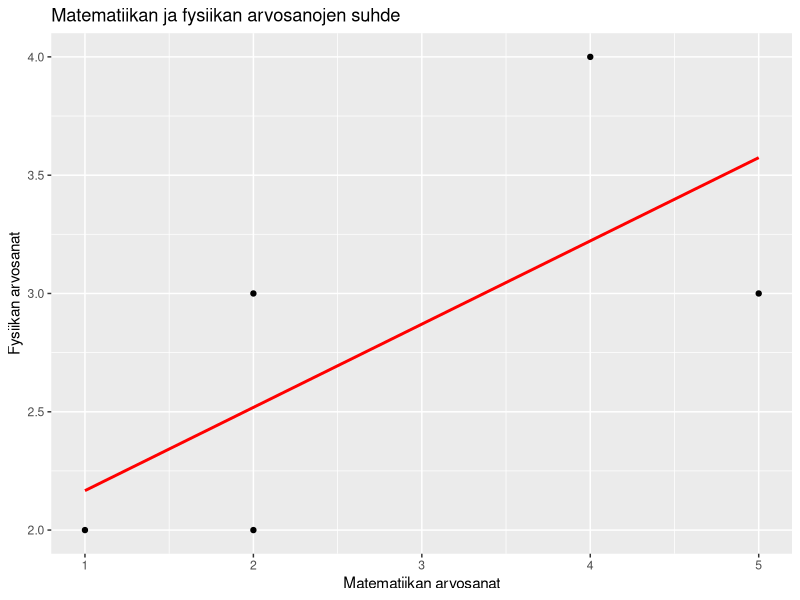
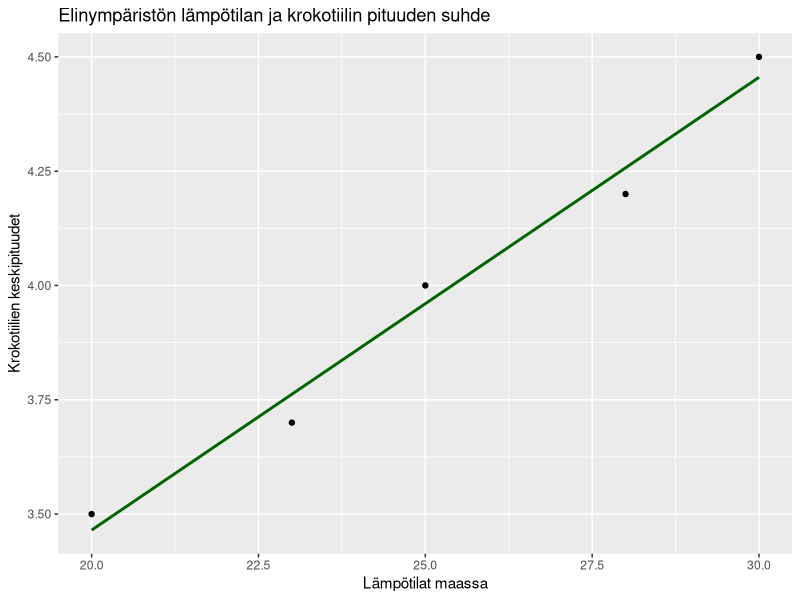

Write R code to recreate these figures, in order. (Note: this script raises an error after producing the figures.)
# linear-regressions1
# 29.2.2024

options(digits=10)


# Monen selittävän muuttujan lineaariregressio:
# On valittava sellaisia selittäviä muuttujia, 
# jotka eivät korreloi keskenään (multikollineaarisuus).
# Tämä selviää tarkastelemalla muuttujien välisiä
# korrelaatiokertoimia (VIF-arvo ei saa olla yli 5).
# Muuttujien tulee olal välimatka tai suhdeasteikollisia,
# tai ns. 'dummy'-muuttuja, eli esim. 0 = päällä, 1 = kiinni.
# Kulmakertoimen sijaan puhutaan regressiokertoimista,
# koska viiva piirretään n-ulotteiseen avaruuteen.

# F-testillä testataan, onko malli tilastollisesti merkitsevä.
# F on vähän samantyyppinen jakauma kuin T:kin on.
# H0: Kaikkien selittävien muuttujien regressiokerroin on 0.
# H1: Ainakin yksi regressiokertoimista on nollasta poikkeava.
# Jos F-testin p-arvo on esim. alle 0.05, niin H1 astuu voimaan.

# Yksittäisen selittävän muuttujan sopivuus voidaan testata T-testillä.

# Mallin sopivuutta tutkitaan myös jäännöstermien avulla.
# Jäännöstermi on mittaustulosten ja ennusteiden erotus.
# Se kuvaa sitä osaa y-muuttujan vaihtelusta, jota
# regressiomalli ei selitä. 
# Jäännöskuvio piirretään niin, että y-akselilla on jäännöstermi
# ja vaaka-akselilla selittävä muuttuja. 
# Ideaalisti jäännöskuvion pisteet ovat jakautuneet
# Säännöllisesti ja ilman säännönmukaisuutta.
# Jäännöskuviosta voidaan tunnistaa poikkeavat arvot.

# Ennustevyöhyke on alue, joka laajentaa aluetta 
# regressiosuoran ympärille siten, että
# esim. 95% tod näk tutkittavan muuttujan arvot
# pysyvät tietyllä "vyöhykkeellä". Tällaista näkee
# esim. sääennustuksia katsoessa, kun 
# ennuste-viivan ympärillä on "hajonta-alue"

# Regressiosuoran laskemiseen käytetään useimmiten valmiita komentoja.
# Mutta sen voi laskea pienimmän neliösumman menetelmällä:

# Yhden selittävän muuttujan:
X = matrix(c(4, 6, 7, 11, 14, 21, 32, rep(1, 7)), ncol=2)
Y = matrix(c(15, 14, 12, 11, 10, 8, 6), ncol=1)
solve( t(X) %*% X ) %*% t(X) %*% Y

# tulokseksi tulee y = -0.307x + 15.027
# -0.307 tulee X-matriisin ekasta vektorista, 
# ja 15.027 tulee X-matriisisin c(1,1,1,1,1,1,1) vektorista

# Kahden selittävän muuttujan:
selittava1 = c(4, 6, 7, 11, 14, 21, 32)
selittava2 = c(55, 62, 41, 63, 75, 70)
selitettava = c(15, 14, 12, 11, 10, 8, 6)
X = matrix(c(selittava1, selittava2, rep(1, 7)), ncol=3)
Y = matrix(selitettava, ncol=1)
solve( t(X) %*% X ) %*% t(X) %*% Y

# tulokseksi tulee y = -0.612x1 + 0.189x2 + 6.477



library(ggplot2)

# Tehtävä 0A: Laske kulmakerroin, joka kertoo,
# kuinka hyvin matematiikan arvosanat selittävät
# fysiikan arvosanoja... Piirrä lineaarinen regressio.
# laske myös pearsonin korrelaatiokerroin sekä selitysaste.
math_grades = c(5, 1, 2, 4, 2)
physics_grades = c(3, 2, 3, 4, 2)

# kulmakerroin saadaan kaavasta
# (HUOM. kaavassa x = selittävä ja y = ennustettava): 
# SIGMA { (x - mean(x)) * (y - mean(y)) } / 
# SIGMA { (x - mean(x))^2 }

# luo ensin dataframe
df = data.frame(math_grades, physics_grades)
df

# laske slope matemaattisesti
slope = sum((df$math_grades - mean(df$math_grades)) * (df$physics_grades - mean(df$physics_grades))) / 
  sum((df$math_grades - mean(df$math_grades))^2)
slope


# Piirretään hajontakaavio
ggplot(df, aes(x=math_grades, y=physics_grades)) +
  geom_point() +
  geom_smooth(method=lm, se=FALSE, color="red") +
  labs(x="Matematiikan arvosanat", y="Fysiikan arvosanat") +
  ggtitle("Matematiikan ja fysiikan arvosanojen suhde")


# graafi ja slope arvo 0.35 näyttävät täsmäävän

# Seuraavaksi lasken korrelaatiokertoimen (r) 
# sekä selitysasteen (joka on yksinkertaisesti r^2)
# r saadaan kaavasta:
# r = sum( (x - mean(x)) * (y - mean(y)) ) 
# / sqrt(sum( (x - mean(x))^2 ) * sum( (y - mean(y))^2 ) )
r = sum( (df$math_grades - mean(df$math_grades)) *  (df$physics_grades - mean(df$physics_grades)) ) /
  sqrt(sum( (df$math_grades - mean(df$math_grades))^2 ) * sum( (df$physics_grades - mean(df$physics_grades))^2 ) )
r

korrelaatiokerroin = r
selitysaste = r^2

korrelaatiokerroin
selitysaste

# korrelaatiokertoimeksi tuli 0.691, selitysasteeksi 0.478



# Tehtävä 0B: Krokotiilien keskimääräistä pituutta tutkittiin, 
# ja haluttiin selvittää, vaikuttaako asuinmaan lämpötila pituuteen.
# Laske laske kulmakerroin, piirrä lineaariregressio
# sekä laske pearsonin korrelaatiokerroin ja selitysaste.
# Dataksi saatiin seuraavat:
crocodile_lengths = c(3.5, 3.7, 4.0, 4.2, 4.5)
temperatures = c(20, 23, 25, 28, 30)

df2 = data.frame(crocodile_lengths, temperatures)
df2

# kulmakerroin saadaan kaavasta
# (HUOM. kaavassa x = selittävä ja y = ennustettava): 
# SIGMA { (x - mean(x)) * (y - mean(y)) } / 
# SIGMA { (x - mean(x))^2 }

# huomaa laittaa x:n paikalle selittävä = lämpötila
# laske slope matemaattisesti
slope = sum( (df2$temperatures - mean(df2$temperatures) ) * (df2$crocodile_lengths - mean(df2$crocodile_lengths)) ) /
  sum( (df2$temperatures - mean(df2$temperatures))^2 ) 
slope

# kulmakertoimeksi tuli noin 0.1

# piirrä graafi
ggplot(df2, aes(x=df2$temperatures, y=df2$crocodile_lengths)) +
  geom_point() +
  geom_smooth(method=lm, se=FALSE, color="darkgreen") +
  labs(x="Lämpötilat maassa", y="Krokotiilien keskipituudet") +
  ggtitle("Elinympäristön lämpötilan ja krokotiilin pituuden suhde")

# grafiikka näytätä oikealta!


# r saadaan kaavasta:
# r = sum( (x - mean(x)) * (y - mean(y)) ) 
# / sqrt(sum( (x - mean(x))^2 ) * sum( (y - mean(y))^2 ) )

korrelaatiokerroin2 = sum( (df2$temperatures - mean(df2$temperatures)) * (df2$crocodile_lengths - mean(df2$crocodile_lengths)) ) /
  sqrt(sum( (df2$temperatures - mean(df2$temperatures))^2) * sum( (df2$crocodile_lengths - mean(df2$crocodile_lengths))^2 ) )
selitysaste2 = korrelaatiokerroin2 ^ 2

korrelaatiokerroin2
selitysaste2

# tuli korrelaatiokertoimeksi 0.99, ja selitysasteeksi 0.98



# Tehtävä 0C: Muodostetaan seuraavan aineiston avulla
# regressiomalli kesämökin myyntihinnalle tuhansina euroina (y),
# jossa selittävinä muuttujina ovat 
# rantaviivan pituus ja mökin pinta-ala.
# Data koostuu siis 3 vektorista
# jotka löytyvät tiedostosta data/Mokki.xlsx

library(readxl)
cottageData = read_excel("data/Mokki.xlsx")

# valitaan halutut muuttujat, suodatetaan homeen määrä pois
input = cottageData[ , c("myyntihinta_tuhattaeuroa", "rantaviiva_m", "mokin_pinta_ala_m2")]

# muodostetaan malli "linear model" eli lm:
# lm eka parametri on yhtälö, siihen laitetaan muotoa
# ennustettava ~ ennustava1 + ennustava2
malli = lm(myyntihinta_tuhattaeuroa ~ rantaviiva_m + mokin_pinta_ala_m2, data = input)
summary(malli)

# summary tuottaa luettavan taulukon tuloksista
# tärkeintä tämän tehtävän kannalta oli
# Coefficients taulukko, jossa on 
# estimate (x1, x2, vakiotermi arvot)
# lisäksi muita arvota kuten keskivirhe, t-arvo, jne.
# multiple R squared = selitysaste. ja p-arvo on koko testin p.

# tulokseksi saatiin y = -75.210 + 1.9149x1 + 2.5545x2
# Eli 1 metri lisää rantaviivaa lisää hintaa noin 1915e
# Ja 1 neliömetri lisää pinta-alaa lisää hintaa noin 2555e

# yhtälön voi myös tulostaa ohjelmallisesti:
vakiotermi = round(coef(malli)[1], 3)
rantaviiva_selittaja1 = round(coef(malli)[2], 3)
pinta_ala_selittaja2 = round(coef(malli)[3], 3)

yhtalo = paste0("y = ", vakiotermi, " + ", rantaviiva_selittava1, "X1 + ", pinta_ala_selittava2, "X2")
yhtalo




# Tehtävä 0D: Etsi multikollineaarisuutta uscrime datasta.
# Data on vuosina 1959-1960 kerättu USA:ssa.
# Sarakkeita on 13 erilaista.

library(readxl)
uscrime = read_excel("data/uscrime.xlsx")

# piste tarkoittaa että valitaan kaikki sarakkeet
malli = lm(R ~., data = uscrime)
summary(malli)

# Koska monet sarakkeet ovat summaryssä 0 tähteä
# ja niillä on T-arvo lähellä 0:aa, voidaan tehdä arvaus,
# Että muuttujien välillä olisi multikollineaarisuutta

# Tehdään tätä arviota varten taulukko, jossa 
# näkyy korrelaatiokertoimia
# muista laittaa kirjastot päälle, ja mikäli saat virheilmoituksia
# mennä Tools -> asenna paketti
library(ggplot2)
library(GGally)

# Nyt piirretään graafi, jossa näkyy kaikkien eri muuttujien
# väliset korrelaatiot. Lisäksi katsotaan sen jälkeen
# Listaus korrelaatioista, joista käy periaatteessa ilmi
# Sama asia mutta vähemmän graafisesti

ggpairs(uscrime)
cor(uscrime)

#ggpairs piirtämästä graafista näkyy, että 
# Ex0 ja Ex1 välillä on äärimmäisen vahva korrelaatio 0.994
# ja siinä kohtaa palloista myös piirtyy melko suora viiva
# Siksi toinen näistä muuttujista pitää ottaa pois datasta
# Ja sitten ajaa uudelleen lineaarinen regressio

malli2 = lm(R ~. -Ex1, data=uscrime)
summary(malli2)

# Nyt Ex0 tuli kolmen tähden selittäjä, Ed sekä X kahden tähden,
# Ja Age sekä U2 yhden tähden
# Eli nyt tehdään vielä uusi malli, johon valitaan mukaan
# vain ne sarakkeet/muuttujat joilla on tilastollista merkitsevyyttä

final_malli = lm(R ~ Age + Ed + Ex0 + U2 + X, data = uscrime)
summary(final_malli)

# Tästä muodostuisi yhtälö:
vakiotermi = round(coef(final_malli)[1], 3)
Age_selittaja1 = round(coef(final_malli)[2], 3)
Ed_selittaja2 = round(coef(final_malli)[3], 3)
Ex0_selittaja3 = round(coef(final_malli)[4], 3)
U2_selittaja4 = round(coef(final_malli)[5], 3)
X_selittaja5 = round(coef(final_malli)[6], 3)

yhtalo = paste0(vakiotermi, " + ", Age_selittaja1, "X1 + ", Ed_selittaja2, "X2 + ", Ex0_selittaja3, "X3 + ", U2_selittaja4, "X4 + ", X_selittaja5, "X5")
yhtalo



















